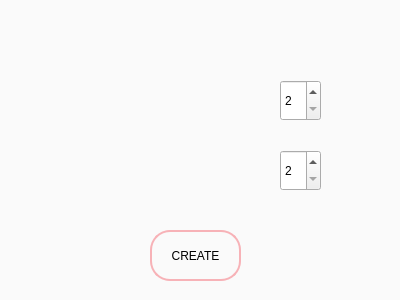
<?xml version="1.0" encoding="UTF-8"?>
<ui version="4.0">
 <class>CreateNewGameUI</class>
 <widget class="QDialog" name="CreateNewGameUI">
  <property name="geometry">
   <rect>
    <x>0</x>
    <y>0</y>
    <width>400</width>
    <height>300</height>
   </rect>
  </property>
  <property name="windowTitle">
   <string>CreateGame</string>
  </property>
  <property name="styleSheet">
   <string notr="true">QDialog{
background-color:rgb(250, 250, 250)
}</string>
  </property>
  <widget class="QPushButton" name="createGameButton">
   <property name="geometry">
    <rect>
     <x>150</x>
     <y>230</y>
     <width>91</width>
     <height>51</height>
    </rect>
   </property>
   <property name="styleSheet">
    <string notr="true">QPushButton{
border: 2px solid rgb(247, 178, 183);
border-radius: 20px;
background-color:rgb(250, 250, 250);
padding-left:10px;
padding-right:10px;


}</string>
   </property>
   <property name="text">
    <string>CREATE</string>
   </property>
  </widget>
  <widget class="QSpinBox" name="maxPlayersCountBox">
   <property name="geometry">
    <rect>
     <x>280</x>
     <y>80</y>
     <width>41</width>
     <height>41</height>
    </rect>
   </property>
   <property name="minimum">
    <number>2</number>
   </property>
   <property name="maximum">
    <number>5</number>
   </property>
  </widget>
  <widget class="QSpinBox" name="maxRoundsCountBox">
   <property name="geometry">
    <rect>
     <x>280</x>
     <y>150</y>
     <width>41</width>
     <height>41</height>
    </rect>
   </property>
   <property name="minimum">
    <number>2</number>
   </property>
   <property name="maximum">
    <number>5</number>
   </property>
  </widget>
 </widget>
 <resources/>
 <connections/>
</ui>
